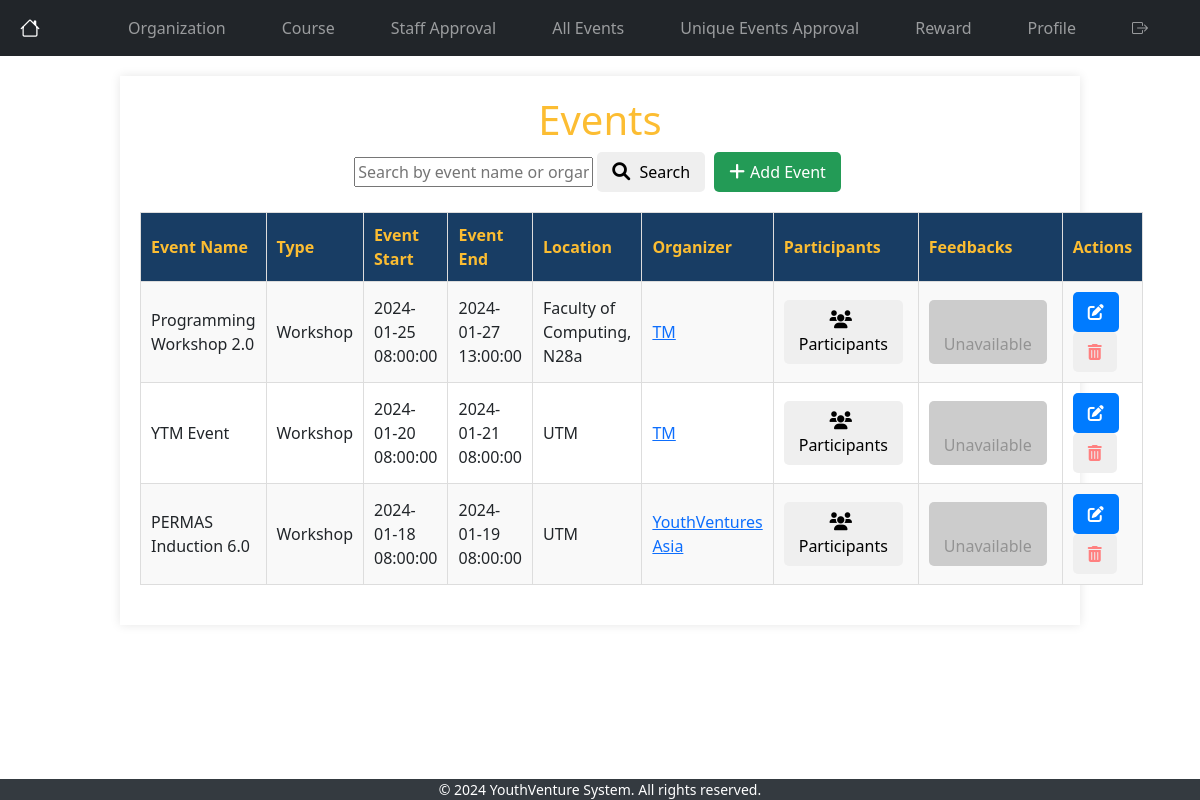
The page /admins/all_events (signed in) on the database as committed earlier.
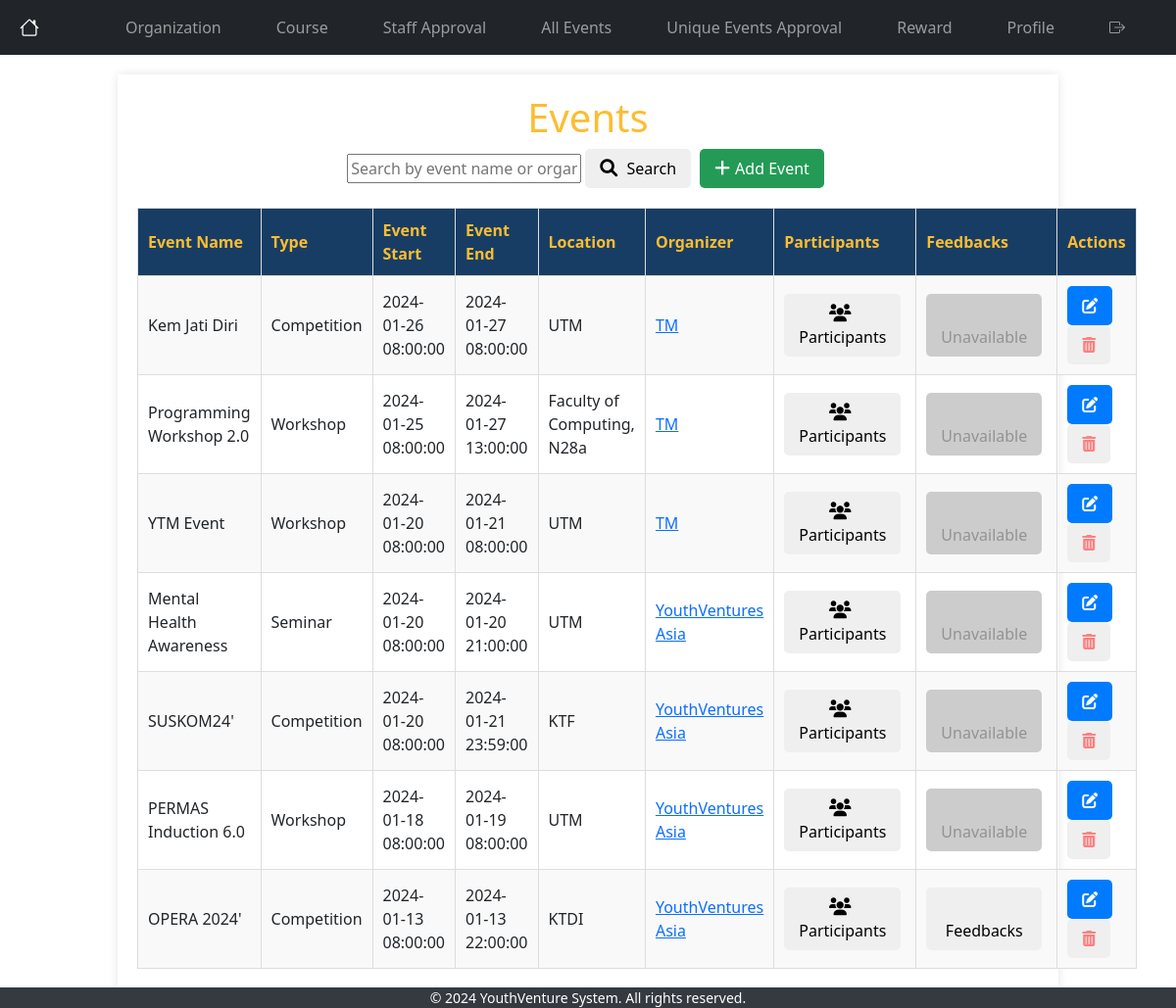
The same page on the database as committed later.
### tables this page shows
CREATE TABLE `event` (
  `EventID` varchar(6) NOT NULL,
  `EventName` varchar(45) NOT NULL,
  `Description` text NOT NULL,
  `MaxParticipants` int(11) DEFAULT NULL,
  `Deadline` datetime DEFAULT NULL,
  `StartDateAndTime` datetime DEFAULT NULL,
  `EndDateAndTime` datetime DEFAULT NULL,
  `Location` varchar(255) NOT NULL,
  `EventType` int(1) DEFAULT NULL,
  `RewardPoints` int(11) DEFAULT NULL,
  `OrganizationID` varchar(6) DEFAULT NULL,
  `Picture` varchar(255) DEFAULT NULL
);

CREATE TABLE `organization` (
  `OrganizationID` varchar(6) NOT NULL,
  `OrganizationName` varchar(45) NOT NULL,
  `Address` varchar(45) NOT NULL,
  `City` varchar(45) NOT NULL,
  `State` varchar(45) NOT NULL,
  `Website` varchar(45) NOT NULL,
  `Type` int(1) NOT NULL,
  `ContactEmail` varchar(45) NOT NULL,
  `ContactPhone` int(11) NOT NULL,
  `emailending` varchar(45) DEFAULT NULL
);

### app/controllers/Admins.php (called while the page is built, shortened)
<?php
class Admins extends Controller {
    public function __construct() {
        $this->organizationModel = $this->model('Organization');
        $this->eventModel = $this->model('Event');
    }
    public function all_events(){
        $events = $this->eventModel->getAllEvent();
        foreach($events as $event){
            $event->Organization = $this->organizationModel->getOrganizationById($event->OrganizationID);
        }
        $data = [
            'events' => $events,
        ];
        $this->view('admins/all_events', $data);
    }
}
?>

### app/libraries/Core.php (called while the page is built, shortened)
<?php
  class Core {
    protected $currentMethod = 'index';
    public function __construct(){
      $url = $this->getUrl();
      if (isset($url[0])){
      if(file_exists('../app/controllers/' . ucwords($url[0]). '.php')){
        unset($url[0]);
      }
    }
      $this->currentController = new $this->currentController;
      if(isset($url[1])){
        if(method_exists($this->currentController, $url[1])){
          $this->currentMethod = $url[1];
          unset($url[1]);
        }
      }
      $this->params = $url ? array_values($url) : [];
      call_user_func_array([$this->currentController, $this->currentMethod], $this->params);
    }
    public function getUrl(){
      if(isset($_GET['url'])){
        $url = rtrim($_GET['url'], '/');
        $url = filter_var($url, FILTER_SANITIZE_URL);
        $url = explode('/', $url);
        return $url;
      }
    }
  }

### app/require.php (called while the page is built, shortened)
<?php
    require_once 'libraries/Core.php';
    require_once 'libraries/Controller.php';
    require_once 'libraries/Database.php';
    $init = new Core();

### public/index.php (called while the page is built)
<?php
    require_once '../app/require.php';

### app/libraries/Database.php (called while the page is built, shortened)
<?php
    class Database {
        private $dbHost = DB_HOST;
        private $dbUser = DB_USER;
        private $dbPass = DB_PASS;
        private $dbName = DB_NAME;
        private $statement;
        private $dbHandler;
        public function __construct() {
            $conn = 'mysql:host=' . $this->dbHost . ';dbname=' . $this->dbName;
            $options = array(
                PDO::ATTR_PERSISTENT => true,
                PDO::ATTR_ERRMODE => PDO::ERRMODE_EXCEPTION
            );
            try {
                $this->dbHandler = new PDO($conn, $this->dbUser, $this->dbPass, $options);
            } catch (PDOException $e) {
                $this->error = $e->getMessage();
                echo $this->error;
            }
        }
        public function query($sql) {
            $this->statement = $this->dbHandler->prepare($sql);
        }
        public function bind($parameter, $value, $type = null) {
            switch (is_null($type)) {
                default:
                    $type = PDO::PARAM_STR;
            }
            $this->statement->bindValue($parameter, $value, $type);
        }
        public function execute() {
            return $this->statement->execute();
        }
        public function resultSet() {
            $this->execute();
            return $this->statement->fetchAll(PDO::FETCH_OBJ);
        }
        public function single() {
            $this->execute();
            return $this->statement->fetch(PDO::FETCH_OBJ);
        }
    }

### app/models/Event.php (called while the page is built, shortened)
<?php
class Event{
    private $db;
    public function __construct(){
        $this->db = new Database;
    }
    public function getAllEvent(){
        $this->db->query('SELECT * FROM Event ORDER BY StartDateAndTime DESC');
        $results = $this->db->resultSet();
        return $results;
    }
}
?>

### app/models/Organization.php (called while the page is built, shortened)
<?php
class Organization {
    private $db;
    public function __construct() {
        $this->db = new Database;
    }
    public function getOrganizationById($organizationId) {
        $this->db->query('SELECT * FROM organization WHERE OrganizationID = :organizationId');
        $this->db->bind(':organizationId', $organizationId);
        $row = $this->db->single();
        if ($row) {
            return $row;
        } else {
            return false;
        }
    }
}
?>

### app/views/admins/all_events.php (the view, shortened to what the changed rows need)
<?php require APPROOT . '/views/admins/nav.php'; ?>
<html>
<head>
    <link rel="stylesheet" href="https://cdnjs.cloudflare.com/ajax/libs/font-awesome/6.0.0/css/all.min.css">
</head>
<body>
    <div class="container">
        <h1>Events</h1>
        <div class="table-container">
            <table>
                <tr>
                    <th>Event Name</th>
                    <th>Type</th>
                    <th>Event Start</th>
                    <th>Event End</th>
                    <th>Location</th>
                    <th>Organizer</th>
                    <th>Participants</th>
                    <th>Feedbacks</th>
                    <th>Actions</th>
                </tr>
                <?php if (empty($data['events'])) : ?>
                    <tr>
                        <td colspan="9">No events available</td>
                    </tr>
                <?php else : ?>
                    <?php foreach ($data['events'] as $event) : ?>
                        <tr>
                            <td><?php echo $event->EventName; ?></td>
                            <td><?php
                                if ($event->EventType == 1) {
                                    echo 'Workshop';
                                } elseif ($event->EventType == 2) {
                                    echo 'Seminar';
                                } elseif ($event->EventType == 3) {
                                    echo 'Conference';
                                } elseif ($event->EventType == 4) {
                                    echo 'Competition';
                                } elseif ($event->EventType == 5) {
                                    echo 'Other';
                                } else {
                                    echo 'Unknown';
                                }
                                ?></td>
                            <td><?php echo $event->StartDateAndTime; ?></td>
                            <td><?php echo $event->EndDateAndTime; ?></td>
                            <td><?php echo $event->Location; ?></td>
                            <td><a href="<?php echo URLROOT; ?>/admins/org/<?php echo $event->Organization->OrganizationID; ?>"><?php echo $event->Organization->OrganizationName; ?></a></td>
                            <td>
                                <button class="button" onclick="location.href='<?php echo URLROOT; ?>/admins/show_participants/<?php echo $event->EventID; ?>'"><i class="fas fa-users icon"></i> Participants</button>
                            </td>
                            <td>
                                <?php if ($event->EndDateAndTime < date('Y-m-d H:i:s')) : ?>
                                    <button class="button" onclick="location.href='<?php echo URLROOT; ?>/admins/feedback/<?php echo $event->EventID; ?>'"><i class="fas fa-comment-alt-lines icon"></i> Feedbacks</button>
                                <?php else : ?>
                                    <button class="button" disabled><i class="fas fa-lock-alt icon"></i> Unavailable</button>
                                <?php endif; ?>
                            </td>
                            <td>
                                <button class="button edit" onclick="location.href='<?php echo URLROOT; ?>/admins/update_event/<?php echo $event->EventID; ?>'"><i class="fas fa-edit"></i> </button>
                                <button class="button delete" onclick="if (confirm('Are you sure you want to delete this event?')) location.href='<?php echo URLROOT; ?>/admins/delete_event/<?php echo $event->EventID; ?>'"><i class="fas fa-trash-alt"></i> </button>
                            </td>
                        </tr>
                    <?php endforeach; ?>
                <?php endif; ?>
            </table>
        </div>
    </div>
</body>
</html>
<?php require APPROOT . '/views/includes/footer.php'; ?>

Rows that differ between the two databases and show on the page:
added event: EventName "Kem Jati Diri", EventType "Competition", StartDateAndTime "2024-01-26 08:00:00", EndDateAndTime "2024-01-27 08:00:00", Location "UTM", OrganizationID.OrganizationName "TM", shows "Unavailable"
added event: EventName "Mental Health Awareness", EventType "Seminar", StartDateAndTime "2024-01-20 08:00:00", EndDateAndTime "2024-01-20 21:00:00", Location "UTM", OrganizationID.OrganizationName "YouthVentures Asia", shows "Unavailable"
added event: EventName "SUSKOM24'", EventType "Competition", StartDateAndTime "2024-01-20 08:00:00", EndDateAndTime "2024-01-21 23:59:00", Location "KTF", OrganizationID.OrganizationName "YouthVentures Asia", shows "Unavailable"
added event: EventName "OPERA 2024'", EventType "Competition", StartDateAndTime "2024-01-13 08:00:00", EndDateAndTime "2024-01-13 22:00:00", Location "KTDI", OrganizationID.OrganizationName "YouthVentures Asia"
